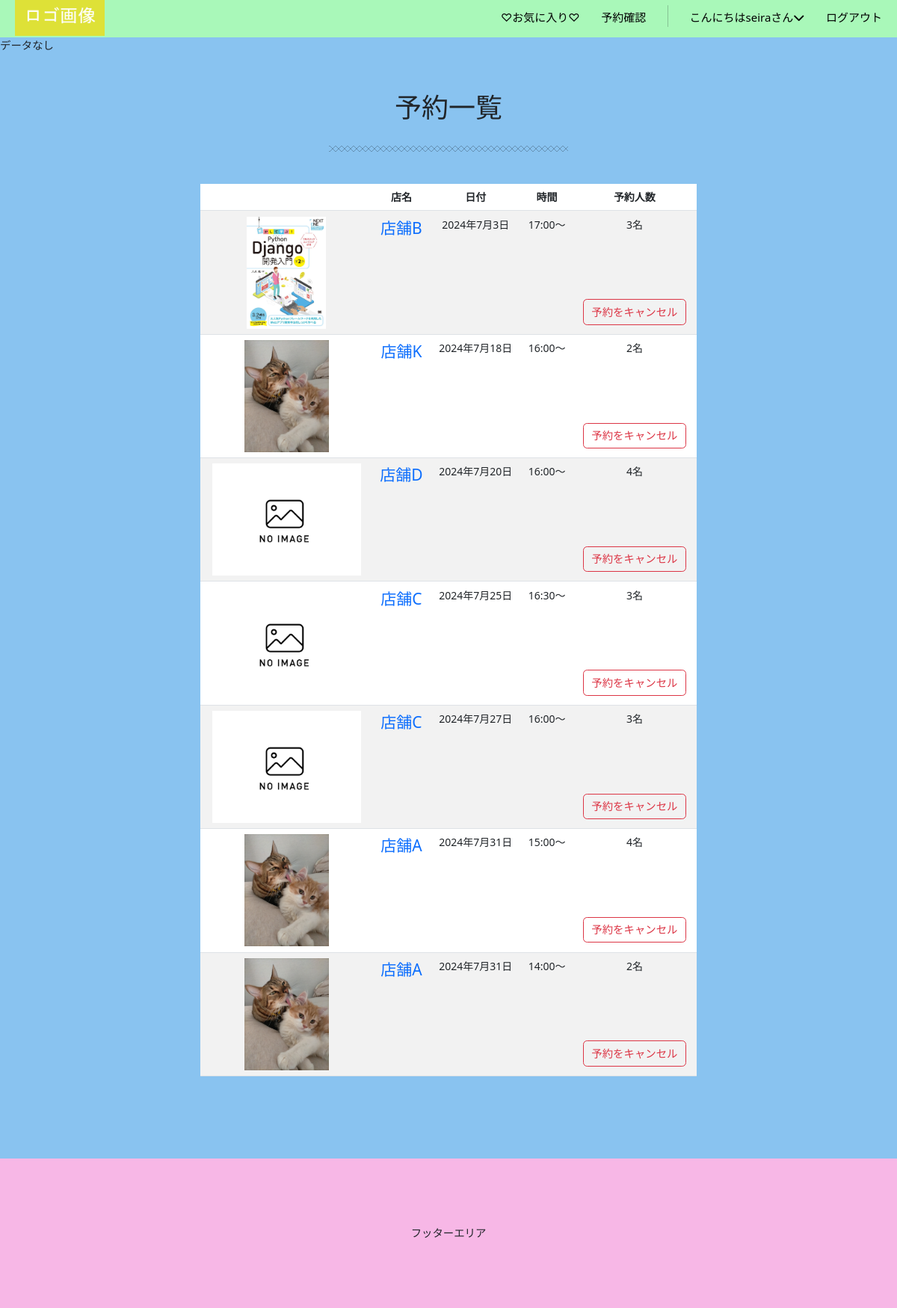
The page /reserve-list/ (signed in) on the database as committed earlier.
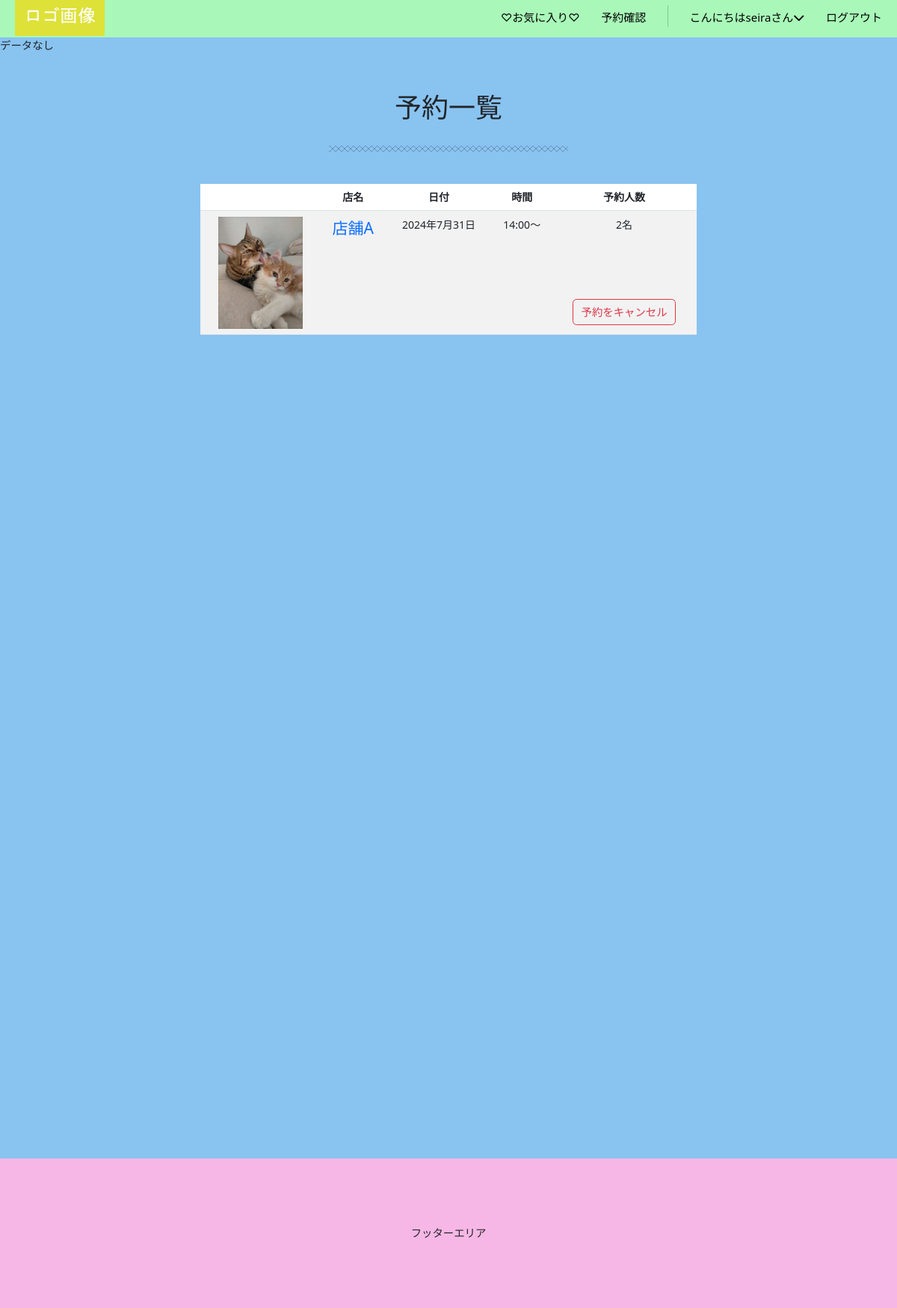
The same page on the database as committed later.
### accounts/models.py (models this page shows)
class CustomUser(AbstractUser):
    email =models.EmailField(verbose_name='メールアドレス', unique=True, blank=False, null=False, default='') #unique:そのフィールドに保存される値がデータベース内で一意である必要がある(重複を許さない)
    full_name = models.CharField(verbose_name='名前', max_length=30, blank=False, null=False, default='')
    furigana = models.CharField(validators=[katakana_regex], verbose_name='フリガナ*スペースなし', max_length=30, blank=False, null=False, default='')
    postal_code = models.CharField(validators=[postal_code_regex], max_length=7, verbose_name='郵便番号*ハイフンなし', blank=False, null=False, default='')
    address = models.CharField(verbose_name='住所',max_length=50,blank=False, null=False, default='')
    phone_number = models.CharField(verbose_name='電話番号（例: 090-1234-5678）', max_length=20, validators=[phone_number_regex],blank=False, null=False, default='')
    class Meta:
        verbose_name_plural = 'CustomUser'

### gourmet/models.py (models this page shows)
class Reservation(models.Model):
    user = models.ForeignKey(CustomUser, verbose_name='ユーザー',on_delete=models.PROTECT)
    store_name = models.ForeignKey(StoreInfo, verbose_name='店名',on_delete=models.PROTECT)
    date = models.DateField(verbose_name='予約日')
    time = models.TimeField(verbose_name='予約時間')
    persons = models.IntegerField(verbose_name='予約人数')

class StoreInfo(models.Model):
    user = models.ForeignKey(CustomUser, verbose_name='ユーザー',on_delete=models.PROTECT)
    store_name = models.CharField(verbose_name='店舗名',max_length=40)
    category = models.ForeignKey(Category,verbose_name='ジャンル', on_delete=models.PROTECT)
    store_detail = models.TextField(verbose_name='店舗詳細',blank=True, null=True)
    photo1 = models.ImageField(verbose_name='写真1',blank=True,default='noImage.png')
    photo2 = models.ImageField(verbose_name='写真2',blank=True,default='noImage.png')
    photo3 = models.ImageField(verbose_name='写真3',blank=True,default='noImage.png')
    create_at = models.DateTimeField(verbose_name='作成日時',auto_now_add=True)
    updated_at = models.DateTimeField(verbose_name='更新日時',auto_now=True)
    class Meta:
        verbose_name_plural = 'StoreInfo'
    def __str__(self):
        return self.store_name

### gourmet/views.py (the view)
# urls.py: path('reserve-list/',views.ReserveListView.as_view(), name='reserve_list'),
class ReserveListView(LoginRequiredMixin,generic.ListView):
    model = Reservation
    template_name = 'reserve_list.html'
    context_object_name = 'reservations' #テンプレート内で使う変数名を指定
    def get_queryset(self):
        return Reservation.objects.filter(user=self.request.user).order_by('date') #予約日が近い順に並び替え

### gourmet/templates/reserve_list.html (shortened to what this page needs)
{% extends 'base.html' %}
{% load static %}
{% block contents %}
<div class="a_detail">
    <div class="store-h1">
        <h1>予約一覧</h1>
    </div>
    <hr class="hr1 mb-5">
    <div class="row justify-content-center">
        <div class="col-md-10">
            <table class="table table-striped">
                <thead>
                    <tr>
                        <th></th><th>店名</th><th>日付</th> <th>時間</th>  <th>予約人数</th>
                    </tr>
                </thead>
                {% for reservation in reservations %}
                <tr>
                    <td><a href="{% url 'gourmet:detail' reservation.store_name.id %}"><img src="{{ reservation.store_name.photo1.url}}" class="img-thumbnail0" style="max-width: 100%; max-height: 150px;" alt="..."></a></td>
                    <td><a href="{% url 'gourmet:detail' reservation.store_name.id %}" style="font-size: 1.5em;">{{reservation.store_name}}</a></td>
                    <td>{{reservation.date}}</td>
                    <td>{{reservation.time}}〜</td>
                    <td>
                        <div style="display: flex;flex-direction: column;justify-content: space-between;height: 150px;">
                            <div>{{ reservation.persons }}名</div>
                            <div style="margin-bottom: 5px;"><a href="{% url 'gourmet:reserve_delete' pk=reservation.pk %}" class="btn btn-outline-danger">予約をキャンセル</a></div>
                        </div>
                    </td>
                </tr>
                {% empty %}
                <tr>
                    <td colspan="5">予約がありません。</td>
                </tr>
                {% endfor %}
            </table>
        </div>
    </div>
</div>
{% endblock %}

### gourmet/templates/base.html (shortened to what this page needs)
{% load static %}
<!DOCTYPE html>
<html lang="ja">
<head>
    <link rel="stylesheet" type="text/css" href="{% static 'css/mystyle.css' %}">
    <link href="https://cdn.jsdelivr.net/npm/bootstrap@5.3.0-alpha3/dist/css/bootstrap.min.css" rel="stylesheet">
    <link rel="stylesheet" type="text/css" href="https://unpkg.com/swiper@8/swiper.min.css">
    <link href="https://cdn.jsdelivr.net/npm/bootstrap-icons/font/bootstrap-icons.css" rel="stylesheet">
</head>
<body>
    <div>
        <header class="header">
            <div class="header__inner">
              <h1 class="header__title header-title">
                <a href="{% url 'gourmet:top'%}">
                  <img src="{% static 'images/logo.png' %}" alt="ロゴ画像">
                </a>
              </h1>
              <nav class="header__nav nav" id="js-nav">
                <ul class="nav__items nav-items">
                  {% if user.is_authenticated %}
                    <li class="nav-items__item"><a href="">♡お気に入り♡</a></li>
                    <li class="nav-items__item"><a href="{%url 'gourmet:reserve_list'%}">予約確認</a></li>
                    <li class="nav-items__item"><a href="{% url 'gourmet:profile' %}">こんにちは{{ user.username }}さん<i class="fa-solid fa-chevron-down"></i></a></li>
                    <li class="nav-items__item"><a href="{% url 'account_logout'%}">ログアウト</a></li>
                  {% else %}
                  <li class="nav-items__item"><a href="">♡お気に入り♡</a></li>
                  <div class="vr mt-2"></div>
                  <li class="nav-items__item"><a href="{% url 'account_login'%}">ログイン</a></li>
                  <li class="nav-items__item"><a href="{% url 'account_signup'%}">会員登録</a></li>
                  {% endif %}
                  </ul>
              </nav>
            </div>
      </header>
        <main>
          <div class="main">
            {% if messages %}
            <div class="row">
              <ul class="messages" style="list-style: none;">
                {% for message in messages %}
                <li {% if message.tags %} class="{{message.tags}}" {% endif %}>
                  {{message}}
                </li>
                {% endfor %}
              </ul>
            </div>
            {% else %}
            <p>データなし</p>
            {% endif %}
            {% block contents %}{% endblock %}
          </div>
        </main>
        <footer class="footer">
          <div>
            フッターエリア
          </div>
        </footer>
      </div>
</body>
</html>

### static/css/mystyle.css (style rules this page uses)
a { text-decoration: none !important; }
ul, li { list-style: none; }
main { background-color: #89c3f0; height: 1500px; width: 100%; position: relative; margin-top: 50px; }
.footer { background-color: #f7b7e6; height: 200px; display: flex; }
.footer div { margin: auto; }
.header { background-color: rgb(169, 248, 185); width: 100%; height: 50px; position: fixed; top: 0; left: 0; right: 0; z-index: 999; }
.header__inner { padding: 0 20px; display: flex; align-items: center; justify-content: space-between; height: inherit; position: relative; }
.header__title { width: 100px; height: auto; }
@media screen and (min-width: 960px) { .header__title { width: 120px; } }
.header__title img { display: block; width: 100%; height: 100%; }
.header__nav { position: absolute; right: 0; left: 0; top: 0; width: 100%; height: 100vh; transform: translateX(100%); background-color: #fff; transition: ease .4s; }
@media screen and (min-width: 960px) { .header__nav { position: static; transform: initial; background-color: inherit; height: inherit; display: flex; justify-content: end; width: 50%; } }
@media screen and (min-width: 960px) { .nav__items { width: 100%; display: flex; align-items: center; height: initial; justify-content: space-between; } }
.nav-items { padding-top: 250px; padding-bottom: 200px; padding-left: 70px; }
@media screen and (min-width: 960px) { .nav-items { padding-top: inherit; padding-bottom: inherit; } }
.nav-items__item a { color: black; width: 100%; display: block; text-align: left; font-size: 15px; margin-bottom: 20px; }
@media screen and (min-width: 960px) { .nav-items__item a { margin-bottom: 0; margin-top: 10px; } }
.nav-items__item:last-child a { margin-bottom: 0; }
:root { --easing: cubic-bezier(.2, 1, .2, 1); --transition: .8s var(--easing); --color-base: #f8f8f8; --color-gray: #ddd; --color-theme: #f5695f; --color-theme-darken: #f12617; --box-shadow: .8rem .8rem 1.2rem rgba(0, 0, 0, .05), -.8rem -.8rem 1.2rem #fff; --box-shadow-hover: 1rem 1rem 1.5rem rgba(0, 0, 0, .08), -1rem -1rem 1.5rem #fff; --box-shadow-inset: inset .8rem .8rem 1.2rem rgba(0, 0, 0, .05), inset -.8rem -.8rem 1.2rem #fff; --box-shadow-dark: .8rem .8rem 1.2rem rgba(0, 0, 0, .1), -.8rem -.8rem 1.2rem rgba(#fff,.2); }
html { font-size: 90%; line-height: 1.8; height: 100%; word-break: break-word; color: #333; background-color: var(--color-base); -webkit-appearance: none; -webkit-tap-highlight-color: transparent; }
body { font-size: 1.6rem; margin-top: 30px auto; margin-bottom: 0; }
*, *::before, *::after { -webkit-box-sizing: border-box; box-sizing: border-box; }
h1, h2, h3, h4, h5, h6 { font-size: 1.6rem; margin: 0; padding: 0; }
main { display: block; }
.a_detail { text-align: center; }
.store-h1 { padding-top: 20px; margin-top: 30px; margin-bottom: 30px; }
@media screen and (min-width: 960px) { .a_detail { padding:0 200px !important; } }
.a_detail { font-size: 14px; padding:0 30px }
.hr1 { position: relative; overflow: visible; text-align: center; border-width: 0; height: 8px; background-image: repeating-linear-gradient(45deg, black 0, black 1px, transparent 0, transparent 50%), repeating-linear-gradient(135deg, black 0, black 1px, transparent 0, transparent 50%); background-size: 8px 8px; width: 40%; margin: 0 auto; }

Rows that differ between the two databases and show on the page:
removed Reservation: store_name.photo1 (picture), store_name "店舗B", date "2024年7月3日", time "17:00", persons "3"
removed Reservation: store_name.photo1 (picture), store_name "店舗K", date "2024年7月18日", time "16:00", persons "2"
removed Reservation: store_name.photo1 (placeholder picture), store_name "店舗D", date "2024年7月20日", time "16:00", persons "4"
removed Reservation: store_name.photo1 (placeholder picture), store_name "店舗C", date "2024年7月25日", time "16:30", persons "3"
removed Reservation: store_name.photo1 (placeholder picture), store_name "店舗C", date "2024年7月27日", time "16:00", persons "3"
removed Reservation: store_name.photo1 (picture), store_name "店舗A", date "2024年7月31日", time "15:00", persons "4"
